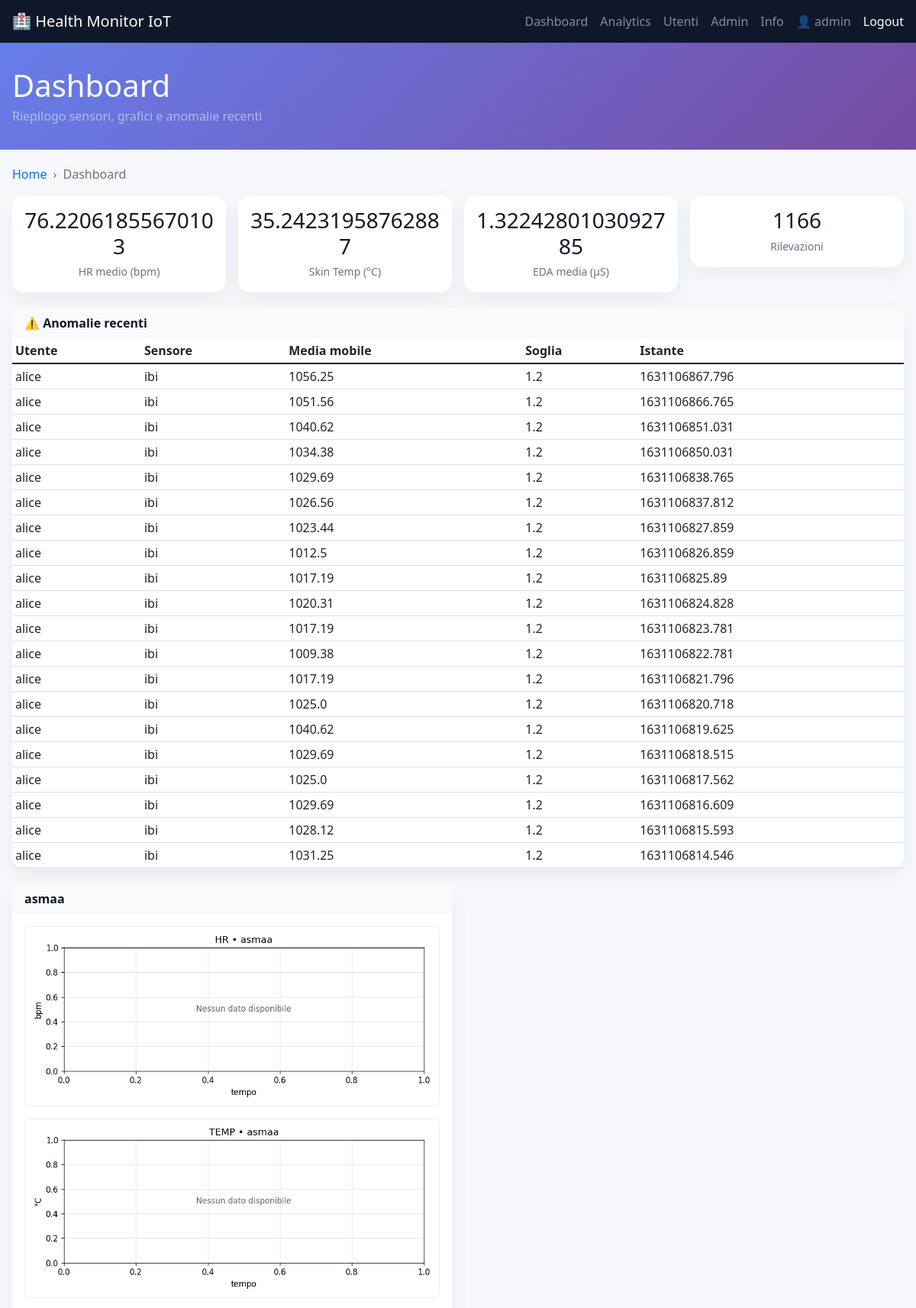
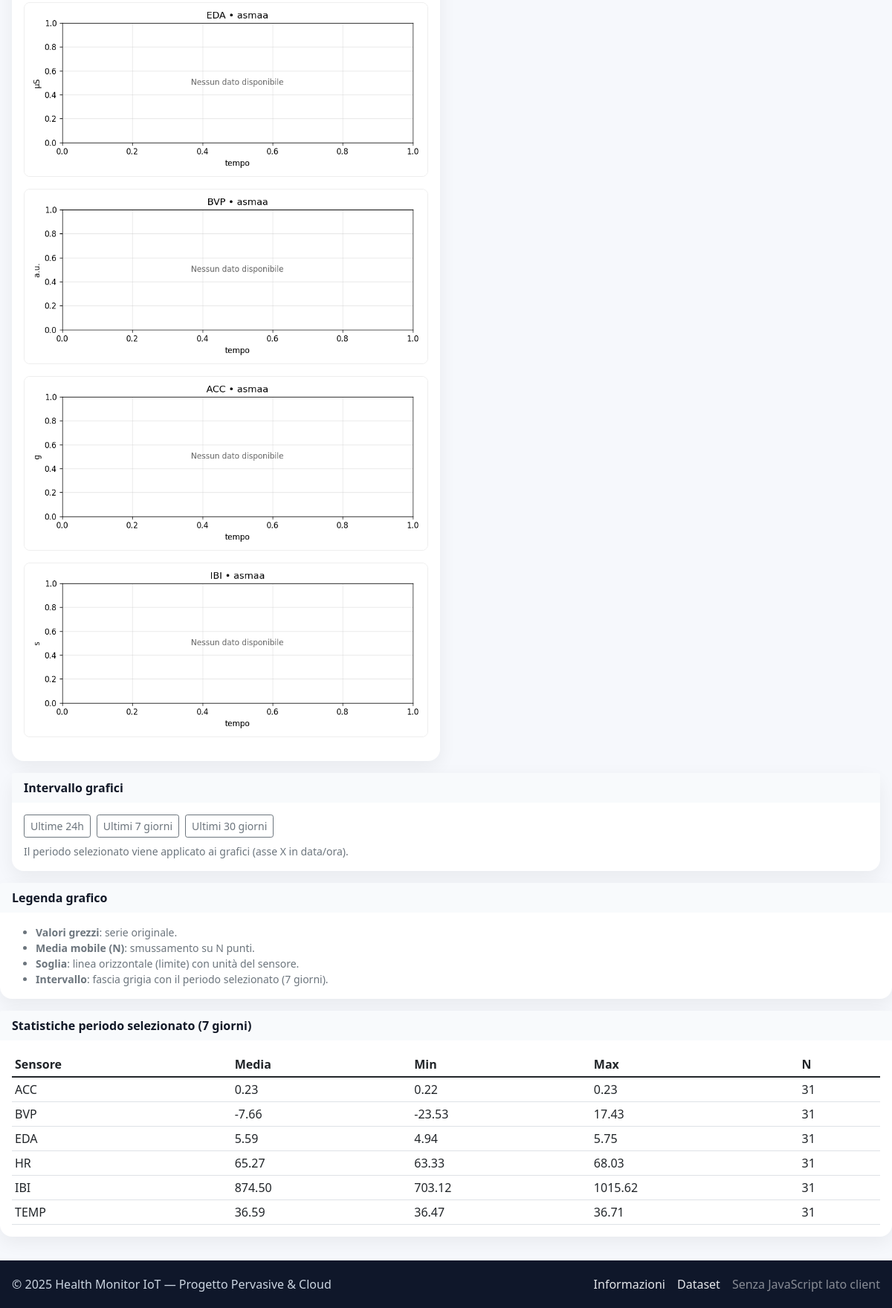
The app's page /dashboard (signed in) with its own data (2 pictures, top to bottom).
### tables this page shows
CREATE TABLE users(
            id INTEGER PRIMARY KEY AUTOINCREMENT,
            username TEXT UNIQUE,
            email TEXT,
            password_hash TEXT,
            role TEXT DEFAULT 'user',
            created_at TIMESTAMP DEFAULT CURRENT_TIMESTAMP
        );

CREATE TABLE anomalies(
            id INTEGER PRIMARY KEY AUTOINCREMENT,
            username TEXT,
            sensor TEXT,
            timestamp REAL,
            value REAL,
            threshold REAL,
            window INTEGER
        );

CREATE TABLE readings(
            id INTEGER PRIMARY KEY AUTOINCREMENT,
            username TEXT,
            sensor TEXT,
            timestamp REAL,
            value REAL
        );

### app.py (the view)
@app.route('/dashboard')
@login_required
def dashboard():
    days = request.args.get('days', type=int, default=getattr(config, 'DEFAULT_PLOT_DAYS', 7))
    if current_user.is_admin():
        users = [u['username'] for u in all_users() if u['username'].lower() != 'admin']
    else:
        users = [current_user.username]
    stats_window = _window_stats(users, days)
    target = None if current_user.is_admin() else current_user.username
    stats_avg, stats_total = last_week_stats(target)
    stats_week, total_week = stats_by_window(7, target)
    stats_month, total_month = stats_by_window(30, target)
    anomalies_list = recent_anomalies()
    chart_data = {}
    for uname in users:
        chart_data[uname] = {}
        for s in config.SENSORS:
            rows = query_all(
                'SELECT value FROM readings WHERE username=? AND sensor=? '
                'ORDER BY timestamp ASC LIMIT 50',
                (uname, s)
            )
            chart_data[uname][s] = {'values': [r['value'] for r in rows]}
    return render_template(
        'dashboard.html',
        users=users,
        stats_window=stats_window, days=days,
        stats_avg=stats_avg, stats_total=stats_total,
        stats_week=stats_week, total_week=total_week,
        stats_month=stats_month, total_month=total_month,
        anomalies=[{
            'username': a['username'],
            'sensor_type': a['sensor'],
            'value': a['value'],
            'threshold': a['threshold'],
            'timestamp': a['timestamp']
        } for a in anomalies_list],
        chart_data=chart_data
    )

### analytics.py (called while the page is built)
def stats_by_window(days=7, username=None):
    start_ts = time.time() - days*24*3600  # secondi
    params = ()
    user_clause = ''
    if username:
        user_clause = ' AND username=?'
        params = (username,)
    rows = query_all(f"""
        SELECT sensor, AVG(value) as avg_v, COUNT(*) as n
        FROM readings
        WHERE timestamp >= ? {user_clause}
        GROUP BY sensor
    """, (start_ts,) + params)
    out = {r['sensor']: r['avg_v'] for r in rows}
    total = sum(r['n'] for r in rows) if rows else 0
    return out, total

def last_week_stats(username=None):
    week_ago = time.time() - 7*24*3600
    params = ()
    user_clause = ''
    if username:
        user_clause = ' AND username=?'
        params = (username,)
    rows = query_all(f"""
        SELECT sensor, AVG(value) as avg_v, COUNT(*) as n
        FROM readings
        WHERE timestamp >= ? {user_clause}
        GROUP BY sensor
    """, (week_ago,) + params)
    out = {r['sensor']: r['avg_v'] for r in rows}
    total = sum(r['n'] for r in rows) if rows else 0
    return out, total

def recent_anomalies(limit=20):
    return query_all('SELECT * FROM anomalies ORDER BY timestamp DESC LIMIT ?', (limit,))

### app.py (called while the page is built)
@login_manager.user_loader
def load_user(user_id):
    row = query_one('SELECT * FROM users WHERE id=?', (user_id,))
    if not row:
        return None
    return User(row['id'], row['username'], row['email'], row['role'])

### auth.py (called while the page is built)
def all_users():
    return query_all('SELECT id, username, email, role, created_at FROM users ORDER BY username')

    def is_admin(self):
        return (self.role or '').lower() == 'admin'

### db.py (called while the page is built)
@contextmanager
def get_conn():
    con = sqlite3.connect(config.DATABASE_URL, check_same_thread=False)
    try:
        yield con
    finally:
        con.close()

def query_all(sql, params=()):
    with get_conn() as con:
        cur = con.cursor()
        cur.execute(sql, params)
        rows = cur.fetchall()
        cols = [d[0] for d in cur.description]
        return [dict(zip(cols, r)) for r in rows]

def query_one(sql, params=()):
    rows = query_all(sql, params)
    return rows[0] if rows else None

### templates/dashboard.html (shortened to what this page needs)
{% extends 'base.html' %}
{% set title = 'Dashboard' %}
{% set subtitle = 'Riepilogo sensori, grafici e anomalie recenti' %}
{% block content %}
<div class="page-wrap">
  <nav aria-label="breadcrumb" class="mb-3">
    <ol class="breadcrumb"><li class="breadcrumb-item"><a href="/">Home</a></li><li class="breadcrumb-item active">Dashboard</li></ol>
  </nav>
  <div class="row g-3 text-center kpi">
    <div class="col-6 col-md-3"><div class="card"><div class="card-body">
      <h2>{{ stats_avg.hr if stats_avg and stats_avg.get('hr') else '--' }}</h2><small>HR medio (bpm)</small>
    </div></div></div>
    <div class="col-6 col-md-3"><div class="card"><div class="card-body">
      <h2>{{ stats_avg.temp if stats_avg and stats_avg.get('temp') else '--' }}</h2><small>Skin Temp (°C)</small>
    </div></div></div>
    <div class="col-6 col-md-3"><div class="card"><div class="card-body">
      <h2>{{ stats_avg.eda if stats_avg and stats_avg.get('eda') else '--' }}</h2><small>EDA media (μS)</small>
    </div></div></div>
    <div class="col-6 col-md-3"><div class="card"><div class="card-body">
      <h2>{{ stats_total or 0 }}</h2><small>Rilevazioni</small>
    </div></div></div>
  </div>
  <div class="row g-3 mt-1">
    <div class="col-12">
      {% if anomalies and anomalies|length > 0 %}
      <div class="card">
        <div class="card-header"><strong>⚠️ Anomalie recenti</strong></div>
        <div class="card-body p-0">
          <div class="table-responsive">
            <table class="table table-sm mb-0">
              <thead><tr><th>Utente</th><th>Sensore</th><th>Media mobile</th><th>Soglia</th><th>Istante</th></tr></thead>
              <tbody>
                {% for a in anomalies %}
                <tr><td>{{ a.username }}</td><td>{{ a.sensor_type }}</td><td>{{ a.value|round(2) }}</td><td>{{ a.threshold }}</td><td>{{ a.timestamp }}</td></tr>
                {% endfor %}
              </tbody>
            </table>
          </div>
        </div>
      </div>
      {% else %}
      <div class="empty">Nessuna anomalia recente.</div>
      {% endif %}
    </div>
  </div>
  <div class="row g-3 mt-1">
    {% for u, recs in chart_data.items() %}
    <div class="col-12 col-lg-6">
      <div class="card h-100">
        <div class="card-header"><strong>{{ u }}</strong></div>
        <div class="card-body">
          {% for s in ['hr','temp','eda','bvp','acc','ibi'] %}
            <div class="mb-3">
              <img class="plot" src="/plot/{{ s }}/{{ u }}.png?days={{ days }}" alt="{{ s }} plot for {{ u }}">
            </div>
          {% endfor %}
        </div>
      </div>
    </div>
    {% endfor %}
  </div>
  <div class="card mt-3">
    <div class="card-header"><strong>Intervallo grafici</strong></div>
    <div class="card-body">
      <div class="d-flex gap-2 flex-wrap">
        <a class="btn btn-outline-secondary btn-sm" href="?days=1">Ultime 24h</a>
        <a class="btn btn-outline-secondary btn-sm" href="?days=7">Ultimi 7 giorni</a>
        <a class="btn btn-outline-secondary btn-sm" href="?days=30">Ultimi 30 giorni</a>
      </div>
      <small class="text-muted d-block mt-2">Il periodo selezionato viene applicato ai grafici (asse X in data/ora).</small>
    </div>
  </div>
</div>
<div class="card mt-3">
  <div class="card-header"><strong>Legenda grafico</strong></div>
  <div class="card-body small text-muted">
    <ul class="mb-0">
      <li><strong>Valori grezzi</strong>: serie originale.</li>
      <li><strong>Media mobile (N)</strong>: smussamento su N punti.</li>
      <li><strong>Soglia</strong>: linea orizzontale (limite) con unità del sensore.</li>
      <li><strong>Intervallo</strong>: fascia grigia con il periodo selezionato ({{ days }} giorni).</li>
    </ul>
  </div>
</div>
<div class="card mt-3">
  <div class="card-header"><strong>Statistiche periodo selezionato ({{ days }} giorni)</strong></div>
  <div class="card-body">
    {% if stats_window %}
    <div class="table-responsive">
      <table class="table table-sm mb-0">
        <thead><tr><th>Sensore</th><th>Media</th><th>Min</th><th>Max</th><th>N</th></tr></thead>
        <tbody>
        {% for s,vals in stats_window.items() %}
          <tr>
            <td>{{ s|upper }}</td>
            <td>{{ '%.2f'|format(vals.avg) if vals.avg is not none else '-' }}</td>
            <td>{{ '%.2f'|format(vals.min) if vals.min is not none else '-' }}</td>
            <td>{{ '%.2f'|format(vals.max) if vals.max is not none else '-' }}</td>
            <td>{{ vals.n }}</td>
          </tr>
        {% endfor %}
        </tbody>
      </table>
    </div>
    {% else %}
      <span class="text-muted">Nessun dato nel periodo selezionato.</span>
    {% endif %}
  </div>
</div>
{% endblock %}

### templates/base.html (shortened to what this page needs)
<!doctype html>
<html lang="it">
<head>
  <link href="https://cdn.jsdelivr.net/npm/bootstrap@5.1.3/dist/css/bootstrap.min.css" rel="stylesheet">
</head>
<body>
  <nav class="navbar navbar-dark">
    <div class="container-fluid page-wrap">
      <a class="navbar-brand fw-semibold" href="/">🏥 Health Monitor IoT</a>
      <div class="d-flex align-items-center gap-3">
        <a class="text-white-50" href="/dashboard">Dashboard</a>
        <a class="text-white-50" href="/analytics">Analytics</a>
        <a class="text-white-50" href="/users">Utenti</a>
        <a class="text-white-50" href="/admin">Admin</a>
        <a class="text-white-50" href="/about">Info</a>
        {% if current_user.is_authenticated %}
          <span class="text-white-50">👤 {{ current_user.username }}</span>
          <a class="text-white" href="/logout">Logout</a>
        {% else %}
          <a class="text-white" href="/login">Login</a>
        {% endif %}
      </div>
    </div>
  </nav>
  {% if title %}
  <div class="hero">
    <div class="page-wrap">
      <h1 class="mb-1">{{ title }}</h1>
      {% if subtitle %}<p class="mb-0 text-white-50">{{ subtitle }}</p>{% endif %}
    </div>
  </div>
  {% endif %}
  {% block content %}{% endblock %}
  <footer>
    <div class="page-wrap d-flex justify-content-between flex-wrap gap-2">
      <div>© {{ 2025 }} Health Monitor IoT — Progetto Pervasive & Cloud</div>
      <div class="d-flex gap-3">
        <a href="/about">Informazioni</a>
        <a href="https://www.esense.io/datasets/fatigueset/" target="_blank" rel="noreferrer">Dataset</a>
        <span class="text-white-50">Senza JavaScript lato client</span>
      </div>
    </div>
  </footer>
</body>
</html>

### templates/base.html (style rules this page uses)
:root { --brand:#764ba2; --brand2:#667eea; }
body { background: #f6f8fc; color: #111827; }
a { text-decoration: none; }
.navbar-dark { background: #0f172a !important; }
.hero { background: linear-gradient(135deg, #667eea 0%, #764ba2 100%); color: white; padding: 2rem 0; margin-bottom: 1.25rem; }
.page-wrap { max-width: 1200px; margin: 0 auto; padding: 0 16px; }
.card { border: none; border-radius: 1rem; box-shadow: 0 8px 24px rgba(0,0,0,0.06); }
.card-header { border: 0; background: #f8fafc; border-top-left-radius: 1rem; border-top-right-radius: 1rem; }
footer { margin-top: 2rem; padding: 1.25rem 0; background: #0f172a; color: #cbd5e1; }
footer a { color: #e5e7eb; }
.breadcrumb { --bs-breadcrumb-divider: '›'; }
img.plot { width: 100%; max-width: 100%; height: auto; border-radius: .5rem; border: 1px solid #eee; }
.kpi h2 { font-size: 1.75rem; margin-bottom: .25rem; }
.kpi small { color: #6b7280; }

### records on screen
users: username "admin"
anomalies: username "alice", sensor_type "ibi", value "1056.25", threshold "1.2", timestamp "1631106867.796"
anomalies: username "alice", sensor_type "ibi", value "1051.56", threshold "1.2", timestamp "1631106866.765"
anomalies: username "alice", sensor_type "ibi", value "1040.62", threshold "1.2", timestamp "1631106851.031"
anomalies: username "alice", sensor_type "ibi", value "1034.38", threshold "1.2", timestamp "1631106850.031"
anomalies: username "alice", sensor_type "ibi", value "1029.69", threshold "1.2", timestamp "1631106838.765"
anomalies: username "alice", sensor_type "ibi", value "1026.56", threshold "1.2", timestamp "1631106837.812"
anomalies: username "alice", sensor_type "ibi", value "1023.44", threshold "1.2", timestamp "1631106827.859"
anomalies: username "alice", sensor_type "ibi", value "1012.5", threshold "1.2", timestamp "1631106826.859"
anomalies: username "alice", sensor_type "ibi", value "1017.19", threshold "1.2", timestamp "1631106825.89"
anomalies: username "alice", sensor_type "ibi", value "1020.31", threshold "1.2", timestamp "1631106824.828"
anomalies: username "alice", sensor_type "ibi", value "1017.19", threshold "1.2", timestamp "1631106823.781"
anomalies: username "alice", sensor_type "ibi", value "1009.38", threshold "1.2", timestamp "1631106822.781"
anomalies: username "alice", sensor_type "ibi", value "1017.19", threshold "1.2", timestamp "1631106821.796"
anomalies: username "alice", sensor_type "ibi", value "1025.0", threshold "1.2", timestamp "1631106820.718"
anomalies: username "alice", sensor_type "ibi", value "1040.62", threshold "1.2", timestamp "1631106819.625"
anomalies: username "alice", sensor_type "ibi", value "1029.69", threshold "1.2", timestamp "1631106818.515"
anomalies: username "alice", sensor_type "ibi", value "1025.0", threshold "1.2", timestamp "1631106817.562"
anomalies: username "alice", sensor_type "ibi", value "1029.69", threshold "1.2", timestamp "1631106816.609"
anomalies: username "alice", sensor_type "ibi", value "1028.12", threshold "1.2", timestamp "1631106815.593"
anomalies: username "alice", sensor_type "ibi", value "1031.25", threshold "1.2", timestamp "1631106814.546"
users: username "asmaa", username (picture)
readings: sensor "ACC", value "0.23", n "31"
readings: value "0.22"
readings: sensor "BVP", avg "-7.66", n "31"
readings: value "-23.53"
readings: value "17.43"
readings: sensor "EDA", avg "5.59", value "5.75", n "31"
readings: value "4.94"
readings: sensor "HR", avg "65.27", value "63.33", n "31"
readings: value "68.03"
readings: sensor "IBI", avg "874.50", n "31"
readings: value "703.12"
readings: value "1015.62"
readings: sensor "TEMP", avg "36.59", n "31"
readings: value "36.47"
readings: value "36.71"

### other values on screen
{{ title }} "Dashboard"
{{ subtitle }} "Riepilogo sensori, grafici e anomalie recenti"
{{ stats_avg.hr if stats_avg and stats_avg.get('hr') else '--' }} "76.22061855670103"
{{ stats_avg.temp if stats_avg and stats_avg.get('temp') else '--' }} "35.24231958762887"
{{ stats_avg.eda if stats_avg and stats_avg.get('eda') else '--' }} "1.3224280103092785"
{{ stats_total or 0 }} "1166"
{{ days }} "7"
{{ 2025 }} "2025"
